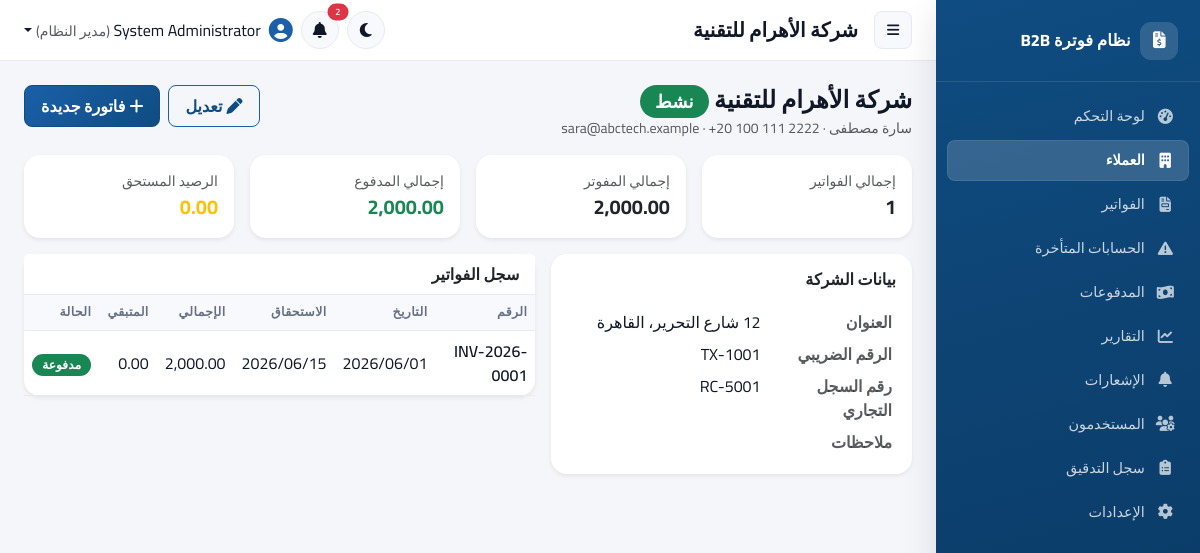
/customers/view.php?id=1 (signed in), run on the app's committed database.
### tables this page shows
CREATE TABLE IF NOT EXISTS customers (
    id INT UNSIGNED AUTO_INCREMENT PRIMARY KEY,
    company_name VARCHAR(150) NOT NULL,
    contact_person VARCHAR(120) NULL,
    email VARCHAR(150) NULL,
    phone VARCHAR(40) NULL,
    address VARCHAR(255) NULL,
    tax_number VARCHAR(60) NULL,
    registration_number VARCHAR(60) NULL,
    notes TEXT NULL,
    status ENUM('active','inactive') NOT NULL DEFAULT 'active',
    created_by INT UNSIGNED NULL,
    created_at DATETIME NOT NULL DEFAULT CURRENT_TIMESTAMP,
    updated_at DATETIME NOT NULL DEFAULT CURRENT_TIMESTAMP ON UPDATE CURRENT_TIMESTAMP,
    CONSTRAINT fk_customers_created_by FOREIGN KEY (created_by) REFERENCES users(id) ON DELETE SET NULL,
    INDEX idx_customers_status (status),
    INDEX idx_customers_name (company_name)
);

CREATE TABLE IF NOT EXISTS invoices (
    id INT UNSIGNED AUTO_INCREMENT PRIMARY KEY,
    invoice_number VARCHAR(40) NOT NULL UNIQUE,
    customer_id INT UNSIGNED NOT NULL,
    invoice_date DATE NOT NULL,
    due_date DATE NOT NULL,
    currency VARCHAR(10) NOT NULL DEFAULT 'USD',
    subtotal DECIMAL(14,2) NOT NULL DEFAULT 0.00,
    discount_amount DECIMAL(14,2) NOT NULL DEFAULT 0.00,
    tax_amount DECIMAL(14,2) NOT NULL DEFAULT 0.00,
    total_amount DECIMAL(14,2) NOT NULL DEFAULT 0.00,
    paid_amount DECIMAL(14,2) NOT NULL DEFAULT 0.00,
    remaining_amount DECIMAL(14,2) NOT NULL DEFAULT 0.00,
    status ENUM('draft','issued','partially_paid','paid','overdue','cancelled') NOT NULL DEFAULT 'draft',
    notes TEXT NULL,
    created_by INT UNSIGNED NULL,
    created_at DATETIME NOT NULL DEFAULT CURRENT_TIMESTAMP,
    updated_at DATETIME NOT NULL DEFAULT CURRENT_TIMESTAMP ON UPDATE CURRENT_TIMESTAMP,
    CONSTRAINT fk_invoices_customer FOREIGN KEY (customer_id) REFERENCES customers(id) ON DELETE RESTRICT,
    CONSTRAINT fk_invoices_created_by FOREIGN KEY (created_by) REFERENCES users(id) ON DELETE SET NULL,
    CONSTRAINT chk_invoice_dates CHECK (due_date >= invoice_date),
    INDEX idx_invoices_status (status),
    INDEX idx_invoices_customer (customer_id),
    INDEX idx_invoices_due_date (due_date)
);

### includes/functions.php (called while the page is built, shortened)
<?php
function e(?string $value): string
{
    return htmlspecialchars($value ?? '', ENT_QUOTES | ENT_SUBSTITUTE, 'UTF-8');
}
function format_money($amount, string $currency = ''): string
{
    $formatted = number_format((float)$amount, 2);
    return $currency !== '' ? "$formatted $currency" : $formatted;
}
function format_date(?string $date): string
{
    $ts = strtotime($date);
    return $ts ? date('Y/m/d', $ts) : '';
}
function invoice_status_badge(string $status): array
{
    return match ($status) {
        'draft'           => ['secondary', 'مسودة'],
        'issued'          => ['primary', 'صادرة'],
        'partially_paid'  => ['warning', 'مدفوعة جزئيًا'],
        'paid'            => ['success', 'مدفوعة'],
        'overdue'         => ['danger', 'متأخرة'],
        'cancelled'       => ['dark', 'ملغاة'],
        default           => ['secondary', $status],
    };
}
function account_status_label(string $status): string
{
    return $status === 'active' ? 'نشط' : 'غير نشط';
}
function base_path(string $path = ''): string
{
    return rtrim(APP_URL, '/') . '/' . ltrim($path, '/');
}

### includes/Auth.php (called while the page is built, shortened)
<?php
final class Auth
{
    public static function check(): bool
    {
        return !empty($_SESSION['user_id']);
    }
    public static function can(string $permissionKey): bool
    {
        return in_array(
            $permissionKey,
            $_SESSION['permissions'] ?? [],
            true
        );
    }
}

### includes/InvoiceService.php (called while the page is built, shortened)
<?php
final class InvoiceService
{
    public static function refreshOverdueStatuses(PDO $pdo): int
    {
        $stmt = $pdo->query(
            "SELECT id FROM invoices WHERE status NOT IN ('draft','cancelled','paid')"
        );
        $count = 0;
        foreach ($stmt->fetchAll(PDO::FETCH_COLUMN) as $id) {
            $count++;
        }
        return $count;
    }
    public static function customerSummary(PDO $pdo, int $customerId): array
    {
        $stmt = $pdo->prepare(
            "SELECT
                COUNT(*) AS total_invoices,
                COALESCE(SUM(total_amount), 0) AS total_invoiced,
                COALESCE(SUM(paid_amount), 0) AS total_paid,
                COALESCE(SUM(CASE WHEN status != 'cancelled' THEN remaining_amount ELSE 0 END), 0) AS outstanding,
                COALESCE(SUM(CASE WHEN status = 'overdue' THEN remaining_amount ELSE 0 END), 0) AS overdue
             FROM invoices WHERE customer_id = :id AND status != 'draft'"
        );
        $stmt->execute(['id' => $customerId]);
        return $stmt->fetch();
    }
}

### customers/view.php (the view, shortened to what this page needs)
<?php
$pdo = Database::get();
$id = (int)($_GET['id'] ?? 0);
$stmt = $pdo->prepare('SELECT * FROM customers WHERE id = :id');
$stmt->execute(['id' => $id]);
$customer = $stmt->fetch();
InvoiceService::refreshOverdueStatuses($pdo);
$summary = InvoiceService::customerSummary($pdo, $id);
$invoices = $pdo->prepare(
    'SELECT * FROM invoices WHERE customer_id = :id ORDER BY invoice_date DESC'
);
$invoices->execute(['id' => $id]);
$invoices = $invoices->fetchAll();
require __DIR__ . '/../includes/layout_header.php';
?>
<div class="d-flex justify-content-between align-items-start flex-wrap gap-2 mb-3">
  <div>
    <h4 class="fw-bold mb-0"><?= e($customer['company_name']) ?>
      <span class="badge bg-<?= $customer['status'] === 'active' ? 'success' : 'secondary' ?>"><?= e(account_status_label($customer['status'])) ?></span>
    </h4>
    <div class="text-muted small"><?= e($customer['contact_person']) ?> <?= $customer['email'] ? '· ' . e($customer['email']) : '' ?> <?= $customer['phone'] ? '· ' . e($customer['phone']) : '' ?></div>
  </div>
  <div class="d-flex gap-2">
    <?php if (Auth::can('customers.edit')): ?>
      <a href="<?= e(base_path('customers/edit.php?id=' . $id)) ?>" class="btn btn-outline-primary"><i class="fa-solid fa-pen me-1"></i>تعديل</a>
    <?php endif; ?>
    <?php if (Auth::can('invoices.create')): ?>
      <a href="<?= e(base_path('invoices/create.php?customer_id=' . $id)) ?>" class="btn btn-primary"><i class="fa-solid fa-plus me-1"></i>فاتورة جديدة</a>
    <?php endif; ?>
  </div>
</div>
<div class="row g-3 mb-3">
  <div class="col-6 col-md-3">
    <div class="card border-0 shadow-sm p-3"><div class="text-muted small">إجمالي الفواتير</div><div class="fs-5 fw-bold"><?= (int)$summary['total_invoices'] ?></div></div>
  </div>
  <div class="col-6 col-md-3">
    <div class="card border-0 shadow-sm p-3"><div class="text-muted small">إجمالي المفوتر</div><div class="fs-5 fw-bold"><?= e(format_money($summary['total_invoiced'])) ?></div></div>
  </div>
  <div class="col-6 col-md-3">
    <div class="card border-0 shadow-sm p-3"><div class="text-muted small">إجمالي المدفوع</div><div class="fs-5 fw-bold text-success"><?= e(format_money($summary['total_paid'])) ?></div></div>
  </div>
  <div class="col-6 col-md-3">
    <div class="card border-0 shadow-sm p-3"><div class="text-muted small">الرصيد المستحق</div><div class="fs-5 fw-bold text-warning"><?= e(format_money($summary['outstanding'])) ?></div></div>
  </div>
</div>
<div class="row g-3">
  <div class="col-lg-5">
    <div class="card border-0 shadow-sm p-3">
      <h6 class="fw-semibold mb-3">بيانات الشركة</h6>
      <table class="table table-sm table-borderless mb-0">
        <tr><th class="text-muted" style="width:40%;">العنوان</th><td><?= e($customer['address']) ?></td></tr>
        <tr><th class="text-muted">الرقم الضريبي</th><td><?= e($customer['tax_number']) ?></td></tr>
        <tr><th class="text-muted">رقم السجل التجاري</th><td><?= e($customer['registration_number']) ?></td></tr>
        <tr><th class="text-muted">ملاحظات</th><td><?= nl2br(e($customer['notes'])) ?></td></tr>
      </table>
    </div>
  </div>
  <div class="col-lg-7">
    <div class="card border-0 shadow-sm">
      <div class="card-header bg-white fw-semibold">سجل الفواتير</div>
      <div class="table-responsive">
        <table class="table table-hover align-middle mb-0">
          <thead class="table-light"><tr><th>الرقم</th><th>التاريخ</th><th>الاستحقاق</th><th>الإجمالي</th><th>المتبقي</th><th>الحالة</th></tr></thead>
          <tbody>
            <?php foreach ($invoices as $inv): [$badge, $label] = invoice_status_badge($inv['status']); ?>
              <tr class="cursor-pointer" onclick="window.location='<?= e(base_path('invoices/view.php?id=' . $inv['id'])) ?>'" style="cursor:pointer;">
                <td class="fw-semibold"><?= e($inv['invoice_number']) ?></td>
                <td><?= e(format_date($inv['invoice_date'])) ?></td>
                <td><?= e(format_date($inv['due_date'])) ?></td>
                <td><?= e(format_money($inv['total_amount'])) ?></td>
                <td><?= e(format_money($inv['remaining_amount'])) ?></td>
                <td><span class="badge bg-<?= $badge ?>"><?= $label ?></span></td>
              </tr>
            <?php endforeach; ?>
          </tbody>
        </table>
      </div>
    </div>
  </div>
</div>
<?php require __DIR__ . '/../includes/layout_footer.php'; ?>

### includes/layout_header.php (style rules this page uses)
:root { --sidebar-w: 264px; --brand-50: #eef4fc; --brand-100: #d7e6f7; --brand-500: #1a5fa8; --brand-600: #0f4c81; --brand-700: #0a3760; --brand-glow: rgba(15,76,129,.18); --radius-lg: 16px; --radius-md: 12px; --radius-sm: 8px; --shadow-sm: 0 1px 2px rgba(16,24,40,.06); --shadow-md: 0 4px 16px rgba(16,24,40,.08); --shadow-lg: 0 12px 32px rgba(16,24,40,.12); --bg-app: #f4f6fa; --bg-surface: #ffffff; --bg-subtle: #f8f9fc; --text-primary: #101828; --text-muted: #667085; --border-soft: #e7eaf0; --transition-base: .18s cubic-bezier(.4,0,.2,1); }
* { box-sizing:border-box; }
html, body { height:100%; }
body { background: var(--bg-app); color: var(--text-primary); font-family: 'Cairo', 'Inter', 'Segoe UI', system-ui, -apple-system, sans-serif; transition: background var(--transition-base), color var(--transition-base); }
.card { background: var(--bg-surface); border:1px solid var(--border-soft); border-radius: var(--radius-lg); box-shadow: var(--shadow-sm); transition: box-shadow var(--transition-base), transform var(--transition-base); }
.card-header { background: transparent; border-bottom:1px solid var(--border-soft); font-weight:700; }
.btn { border-radius: var(--radius-sm); font-weight:600; padding:.5rem 1rem; transition: all var(--transition-base); }
.btn-primary { background: linear-gradient(135deg, var(--brand-500), var(--brand-600)); border-color: var(--brand-600); }
.btn-outline-primary { color: var(--brand-600); border-color: var(--brand-500); }
.table { color: var(--text-primary); }
.table thead.table-light th, table thead th { background: var(--bg-subtle) !important; color: var(--text-muted); font-size:.78rem; text-transform:uppercase; letter-spacing:.03em; font-weight:700; border-bottom:1px solid var(--border-soft); }
.table > :not(caption) > * > * { background-color: transparent; color: inherit; border-color: var(--border-soft); }
.badge { font-weight:600; border-radius:999px; padding:.42em .85em; letter-spacing:.01em; }
.table-responsive { overflow-x:auto; }

### data on the page
customers: company_name "شركة الأهرام للتقنية", status "نشط", contact_person "سارة مصطفى", email "sara@abctech.example", phone "+20 100 111 2222", address "12 شارع التحرير، القاهرة", tax_number "TX-1001", registration_number "RC-5001"
invoices: invoice_number "INV-2026-0001", invoice_date "2026/06/01", due_date "2026/06/15", total_amount "2,000.00", remaining_amount "0.00", label "مدفوعة"

### other printed values
$item['label'] "لوحة التحكم"
$item['label'] "العملاء"
$item['label'] "الفواتير"
$item['label'] "الحسابات المتأخرة"
$item['label'] "المدفوعات"
$item['label'] "التقارير"
$item['label'] "الإشعارات"
$item['label'] "المستخدمون"
$item['label'] "سجل التدقيق"
$item['label'] "الإعدادات"
$pageTitle "شركة الأهرام للتقنية"
$unread "2"
Auth::fullName() "System Administrator"
role_label(Auth::roleName() ?? '') "مدير النظام"
$summary['total_invoices'] "1"
